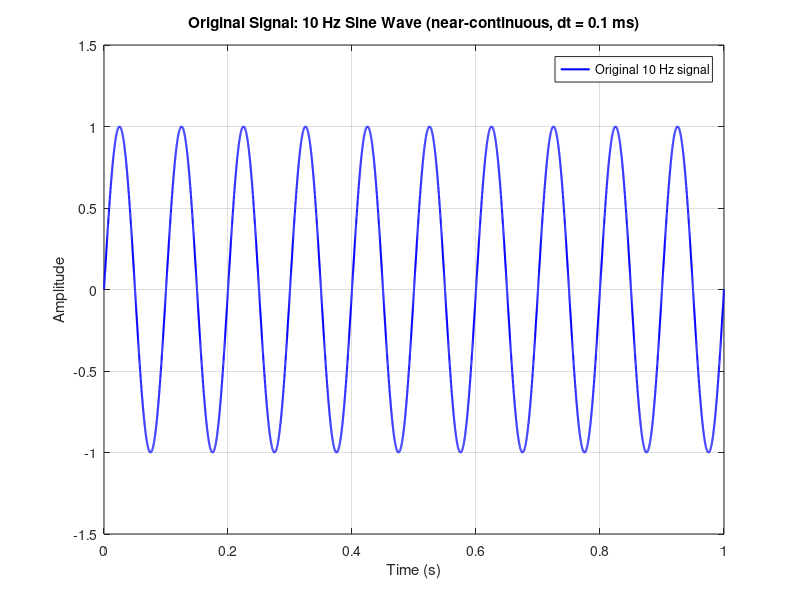

This figure's MATLAB source: (Note: this script raises an error after producing the figure.)
%% Lecture 02 - Sampling and Aliasing Investigation
% Author: MD Shahriar Fardin Protya
% Course: Digital signal processing
%
% A 10 Hz sine wave (the "analog" vibration signal) is sampled at
% 15, 20, 25, 50 and 100 Hz to see how the sampling frequency affects
% the digital representation and when aliasing happens.

clear; clc; close all;

%% Task 1: Original (near-continuous) signal
f = 10;                 % Signal frequency (Hz)
A = 1;                  % Amplitude
duration = 1;           % Duration (s)

dt = 1e-4;              % Very small time step (10 000 points per second)
t = 0:dt:duration;      % "Continuous" time vector
x = A * sin(2*pi*f*t);  % Original signal

fig1 = figure('Name', 'Task 1 - Original Signal');
plot(t, x, 'b', 'LineWidth', 1.5);
title('Original Signal: 10 Hz Sine Wave (near-continuous, dt = 0.1 ms)');
xlabel('Time (s)');
ylabel('Amplitude');
legend('Original 10 Hz signal', 'Location', 'northeast');
ylim([-1.5 1.5]);
grid on;
saveas(fig1, 'original_signal.png');

%% Task 2: Sample the signal at different sampling frequencies
fs_list = [15 20 25 50 100];        % Sampling frequencies (Hz)
nyquist_rate = 2 * f;               % = 20 Hz

% Combined overview figure (five subplots) - for viewing
figAll = figure('Name', 'Task 2 - All Sampling Frequencies', ...
    'Position', [100 50 900 900]);

for k = 1:length(fs_list)
    fs = fs_list(k);                % Sampling frequency
    Ts = 1/fs;                      % Sampling period
    ts = 0:Ts:duration;             % Sampling instants
    xs = A * sin(2*pi*f*ts);        % Sampled values

    % Apparent (alias) frequency: the frequency the samples seem to have
    f_alias = f - fs * round(f/fs);

    % ----- Separate figure for each sampling frequency (saved as PNG) -----
    figk = figure('Name', sprintf('Sampling at %d Hz', fs));
    plotSampling(t, x, ts, xs, f, fs, Ts, f_alias, nyquist_rate);
    saveas(figk, sprintf('sampling_%dHz.png', fs));

    % ----- Same plot as a subplot in the overview figure -----
    figure(figAll);
    subplot(length(fs_list), 1, k);
    plotSampling(t, x, ts, xs, f, fs, Ts, f_alias, nyquist_rate);

    % Print a short summary in the Command Window
    fprintf('fs = %3d Hz | Ts = %.4f s | samples/cycle = %4.1f | apparent freq = %4.1f Hz\n', ...
        fs, Ts, fs/f, abs(f_alias));
end
figure(figAll);
sgtitle('Sampling a 10 Hz Sine Wave at Different Sampling Frequencies');

%% Task 3: Nyquist analysis (printed to the Command Window)
fprintf('\nNyquist rate: fs_min = 2 * fmax = 2 * %d Hz = %d Hz\n', f, nyquist_rate);
fprintf('Sampling frequencies with fs > 2*fmax: %s Hz\n', ...
    mat2str(fs_list(fs_list > nyquist_rate)));

%% Local function (must be at the end of the script)
function plotSampling(t, x, ts, xs, f, fs, Ts, f_alias, nyquist_rate)
plot(t, x, 'b', 'LineWidth', 1.2); hold on;
stem(ts, xs, 'r', 'filled', 'LineWidth', 1.2, 'MarkerSize', 5);

if fs < nyquist_rate
    % Undersampled: show the lower-frequency signal the samples look like
    plot(t, sin(2*pi*f_alias*t), 'k--', 'LineWidth', 1.2);
    legend('Original 10 Hz signal', 'Samples', ...
        sprintf('Apparent %g Hz signal (alias)', abs(f_alias)), ...
        'Location', 'eastoutside');
else
    legend('Original 10 Hz signal', 'Samples', 'Location', 'eastoutside');
end
hold off;

title(sprintf('f_s = %d Hz  (T_s = %.3f s, %.1f samples per cycle)', ...
    fs, Ts, fs/f));
xlabel('Time (s)');
ylabel('Amplitude');
ylim([-1.5 1.5]);
grid on;
end
